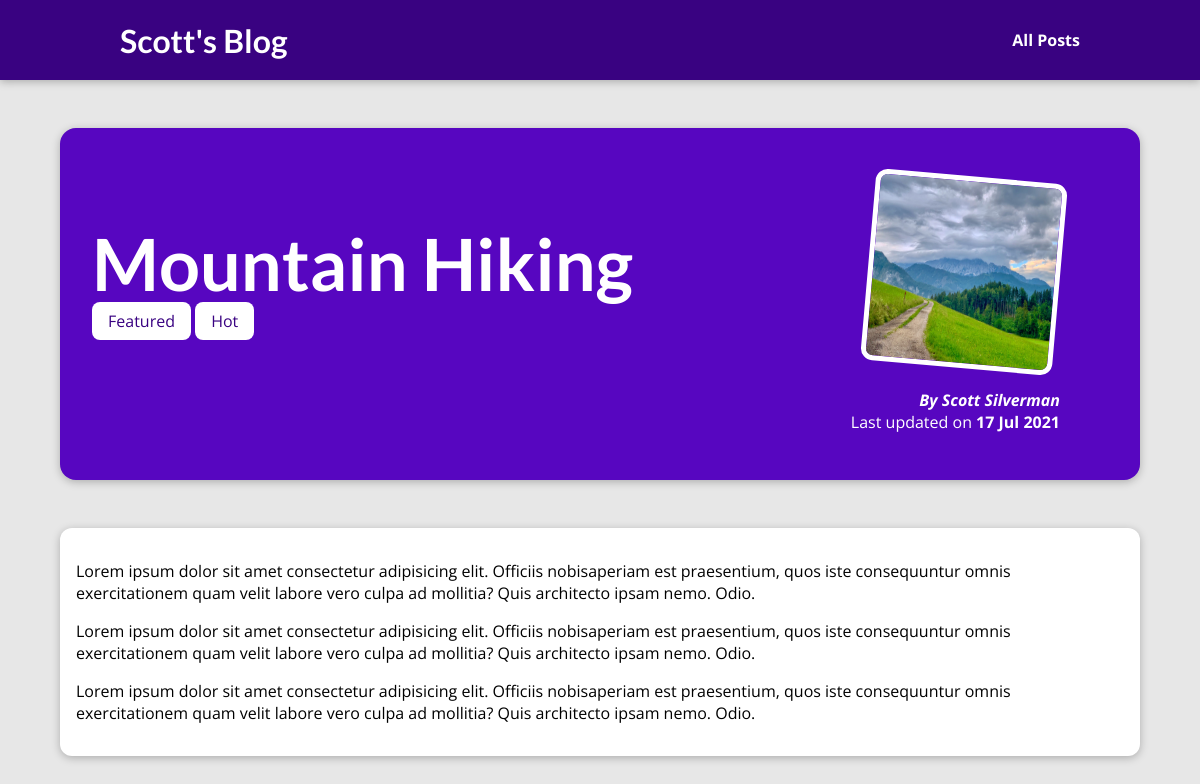
The app's page /posts/mountain-hiking with its own data.
### main_blog/models.py (models this page shows, shortened)
class Post(models.Model):
  title = models.CharField(max_length=100)
  excerpt = models.CharField(max_length=200)
  image = models.ImageField(upload_to="posts", null=True)
  date = models.DateField(auto_now=True)
  slug = models.SlugField(unique=True, db_index=True)
  content = models.TextField(validators=[MinLengthValidator(10)])
  author = models.ForeignKey(Author, on_delete=models.SET_NULL, null=True, related_name="posts")
  tags = models.ManyToManyField(Tag)

class Tag(models.Model):
  caption = models.CharField(max_length=20)

class Author(models.Model):
  first_name = models.CharField(max_length=100)
  last_name = models.CharField(max_length=100)
  email_address = models.EmailField()
  def full_name(self):
    return f"{self.first_name} {self.last_name}"
  def __str__(self):
    return self.full_name()

### main_blog/views.py (the view)
# urls.py: path("posts/<slug:slug>", views.post_detail, name="post-detail-page")
def post_detail(request, slug):
    identified_post = get_object_or_404(Post, slug=slug)
    return render(request, "main_blog/post-details.html", {
      "post": identified_post,
      "post_tags": identified_post.tags.all()
    })

### main_blog/templates/main_blog/post-details.html (shortened to what this page needs)
{% extends "base.html" %}
{% load static %}
{% block css_files %}
  <link rel="stylesheet" href="{% static "main_blog/post-details.css" %}" />
{% endblock %}
{% block content %}
  <section id="summary">
    <h2>{{ post.title }}</h2>
    <div>
      {% for tag in post_tags %}
        <span class="tag">{{ tag.caption }}</span>
      {% endfor %}
    </div>
    <article>
      <img src="{{ post.image.url }}" alt={{ post.title }} />
      <address>By <a href="mailto:{{ post.author.email_address }}">{{ post.author }}</a></address>
      <div>
        Last updated on <time>{{ post.date|date:"d M Y" }}</time>
      </div>
    </article>
  </section>
  <main>
    {{ post.content|linebreaks }}
  </main>
{% endblock %}

### templates/base.html (shortened to what this page needs)
{% load static %}
<!DOCTYPE html>
<html lang="en">
<head>
    <link rel="stylesheet" href="{% static "app.css" %}">
    {% block css_files %}
    {% endblock %}
</head>
<body>
  <header id="main-navigation">
    <h1><a href="{% url "starting-page" %}">Scott's Blog</a></h1>
      <nav>
        <a href="{% url "posts-page" %}">All Posts</a>
      </nav>
  </header>
    {% block content %}
    {% endblock %}
</body>
</html>

### static/app.css (style rules this page uses)
* { box-sizing: border-box; }
html { font-family: 'Open Sans', 'Lato', sans-serif; }
body { margin: 0; }
h1, h2, h3 { font-family: 'Lato', sans-serif; font-weight: bold; }
#main-navigation { width: 100%; height: 5rem; display: flex; justify-content: space-between; align-items: center; padding: 0 10%; position: absolute; top: 0; left: 0; }
#main-navigation a { text-decoration: none; color: white; font-weight: bold; }

### main_blog/static/main_blog/post-details.css (style rules this page uses)
body { background-color: #e7e7e7; }
#main-navigation { background-color: #390281; box-shadow: 0 2px 8px rgba(0, 0, 0, 0.25); }
#summary { margin: 8rem auto 3rem auto; padding: 2rem; width: 90%; max-width: 90rem; border-radius: 16px; background-color: #5706c0; position: relative; box-shadow: 0 2px 8px rgba(0, 0, 0, 0.25); height: 22rem; }
#summary h2 { color: white; font-size: 4.5rem; margin-bottom: 0.25rem; }
#summary article { position: absolute; top: 2rem; right: 3rem; padding: 1rem 2rem; border-radius: 12px; text-align: right; color: white; }
#summary article img { width: 12rem; height: 12rem; border-radius: 12px; transform: rotateZ(5deg); border: 5px solid white; margin-bottom: 1rem; }
#summary address { font-weight: bold; }
#summary time { font-weight: bold; }
#summary a { color: white; text-decoration: none; }
main { width: 90%; max-width: 90rem; margin: 3rem auto; background-color: white; padding: 1rem; border-radius: 12px; box-shadow: 0 2px 8px rgba(0, 0, 0, 0.25); }
.tag { background-color: white; color: #390281; padding: 0.5rem 1rem; border-radius: 8px; }

### records on screen
Post: title "Mountain Hiking", image (picture), author "Scott Silverman", date "17 Jul 2021", content "Lorem ipsum dolor sit amet consectetur adipisicing elit. Officiis nobisaperiam est praesentium, quos iste consequuntur omnis exercitationem quam velit labore vero culpa ad mollitia? Quis architecto ipsam nemo. Odio. Lorem ipsum dolor sit amet consectetur adipisicing elit. Officiis nobisaperiam est praesentium, quos iste consequuntur omnis exercitationem quam velit labore vero culpa ad mollitia? Quis architecto ipsam nemo. Odio. Lorem ipsum dolor sit amet consectetur adipisicing elit. Officiis nobisaperiam est praesentium, quos iste consequuntur omnis exercitationem quam velit labore vero culpa ad mollitia? Quis architecto ipsam nemo. Odio."
Tag: caption "Featured"
Tag: caption "Hot"
